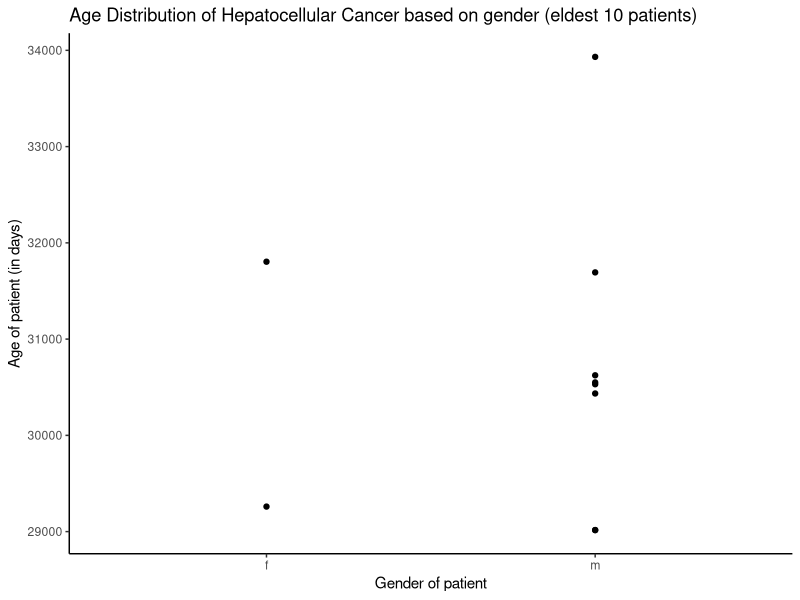
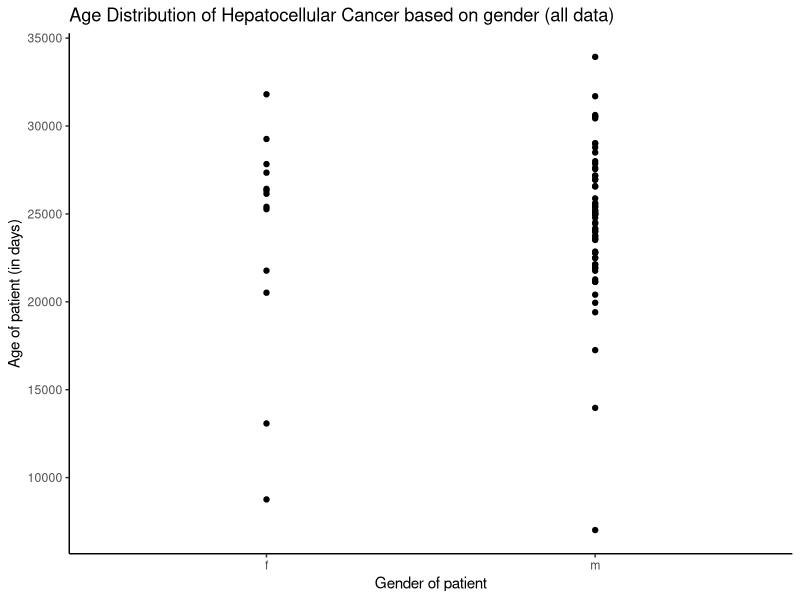

Reproduce these figures in R, in order. (Note: this script raises an error after producing the figures.)
## ---- chunk 1
knitr::opts_chunk$set(echo = TRUE)
## ---- chunk 2

library(tidyverse)
## ---- chunk 3
Raw_markers <- read.csv(file = "data/pcbil_raw.csv", row.names = 39, colClasses
= c(rep("numeric",38), rep("character",2)), na.strings = "?", quote="'" )

Filtered <- read.csv(file = "data/Filtered_edit_df.csv")

#Raw_markers

Filtered
"Filtered datset currently 391 Rows"
## ---- chunk 4
# You are reading in the csv file into a tibble assigned as 'Filtered'.
Filtered2 <- Filtered %>%
  #Using pipe %>% operator to chain commands. Select() command to keep only the columns: pad (to later sort by pathological diagnosis), gender and chemo (becuase I am interesed in the discrepancy between gender and chemo).
  select(pad_only, gender, Age..in.days.) 
Filtered3 <- Filtered2[grep("Hepatocellular", Filtered2$pad_only), ] 

Filtered5 <-Filtered3 %>%
  arrange(-(Age..in.days.)) %>%
  
  mutate(Age_in_days=Age..in.days., Tumor_sample=pad_only) %>%
  select(Tumor_sample, gender, Age_in_days) %>%
  #count(gender)%>%
  #Now you are printing what you have selected and filtered with the chained commands. 
  print()

Filtered4 <-Filtered3 %>%
  arrange(-(Age..in.days.)) %>%
  slice(0:10) %>%
  mutate(Age_in_days=Age..in.days., Tumor_sample=pad_only) %>%
  select(Tumor_sample, gender, Age_in_days) %>%
  #count(gender)%>%
  #Now you are printing what you have selected and filtered with the chained commands. 
  print()


#gender
#f	13			
#m	62

## ---- chunk 5
plot_with_subset <- ggplot(Filtered4, aes(x = gender,
                 y = Age_in_days)) +
  geom_point()+
  theme_classic()+
  labs(x = "Gender of patient", y= "Age of patient (in days)", title="Age Distribution of Hepatocellular Cancer based on gender (eldest 10 patients)")

plot_with_subset

plot_with_all <- ggplot(Filtered5, aes(x = gender,
                 y = Age_in_days)) +
  theme_classic()+
  geom_point()+
  labs(x = "Gender of patient", y= "Age of patient (in days)", title="Age Distribution of Hepatocellular Cancer based on gender (all data)")
plot_with_all
## ---- chunk 6

# You are reading in the csv file into a tibble assigned as 'Filtered'.
Filtered <- Filtered %>%
  #Using pipe %>% operator to chain commands. Select() command to keep only the columns: pad (to later sort by pathological diagnosis), gender and chemo (becuase I am interesed in the discrepancy between gender and chemo).
  select(pad, gender, chemo) %>%
  #Further pipe `Filtered` to filter for all data except instances where it is unknown if patients were treated with chemotherapy or the gender is unknown.
  filter(!is.na(chemo)) %>%
  filter(!is.na(gender)) %>%
  #Now you are printing what you have selected and filtered with the chained commands. 
  print()

"Now filtered down to 372 rows. "

## ---- chunk 7
# You are reading in the tsv file into a tibble assigned as 'data'.Pipe operator to chain commands
Filtered <- Filtered %>%
  #Will rename() to change column name. 
  rename('Chemoterapy treated  (y/yes or n/no)' = "chemo") %>%
  rename('Pathological diagnosis' = "pad") %>%
  rename('Gender (m/male or f/female)' = "gender") %>%
  #Now printing all rows of 'Filtered' dataset
  print()
#write_csv(data, "hw_6_file.tsv") 
## ---- chunk 8
Filtered
## ---- chunk 9
Filtered %>%
  select(`Pathological diagnosis`, `Gender (m/male or f/female)`, `Chemoterapy treated  (y/yes or n/no)`) %>%
 # count(`Pathological diagnosis`, `Gender (m/male or f/female)`)%>%
  count(`Gender (m/male or f/female)`, `Chemoterapy treated  (y/yes or n/no)`)%>%
  arrange(-n) %>%
  print()

#  ggplot(aes(x=`Gender (m/male or f/female)`, y=`Chemoterapy treated  (y/yes or n/no)`)) 
## ---- chunk 10
data <-data %>%
  select(ensembl_gene_id, CD34_shRPL5_RPF_1, CD34_shRPL5_RPF_2, CD34_shRPL5_RNA_1, CD34_shRPL5_RNA_2,
         CD34_shRPS19_RPF_1, CD34_shRPS19_RPF_2, CD34_shRPS19_RNA_1, CD34_shRPS19_RNA_2, CD34_shLuc_RPF_1,
         CD34_shLuc_RPF_2, CD34_shLuc_RNA_1, CD34_shLuc_RNA_2)
  
## ---- chunk 11
data <-data %>%
  filter_if(is.numeric, all_vars(. >= 50)) %>%
  print()

#write_csv(data, "hw_6_file2.tsv") 

## ---- chunk 12

data <-data %>%
  #filter_if(is.numeric, all_vars(. >= 50)) %>%
  mutate_if(is.numeric, funs(./median(.))) %>%
  print()

## ---- chunk 13
library(tidyverse)
library(tibble)
library(tidyr)
library(readr)
library(ggplot2)
lfc <- data %>%
  mutate(mean_rpl5_te = ((CD34_shRPL5_RPF_1 + CD34_shRPL5_RPF_2) /
                            (CD34_shRPL5_RNA_1 + CD34_shRPL5_RNA_2)) )%>%
  mutate(mean_rps19_te = ((CD34_shRPS19_RPF_1 + CD34_shRPS19_RPF_2) /
                            (CD34_shRPS19_RNA_1 + CD34_shRPS19_RNA_2)) )%>%
  mutate(mean_shluc_te = ((CD34_shLuc_RPF_1 + CD34_shLuc_RPF_2) /
                            (CD34_shLuc_RNA_1 + CD34_shLuc_RNA_2))) %>%

  select(ensembl_gene_id, mean_rpl5_te, mean_rps19_te, mean_shluc_te) %>%
  mutate(lfc_te_rpl5 = log2(mean_rpl5_te / mean_shluc_te),
         lfc_te_rps19 = log2(mean_rps19_te / mean_shluc_te)) %>%
  print()
#write_csv(lfc, "hw_6_file_problem7.tsv") 
## ---- chunk 14
mean_lfc <-lfc %>%
  mutate(avg_lfc =((lfc_te_rpl5+lfc_te_rps19)/2) ) %>%
  select(ensembl_gene_id, avg_lfc ) %>%
  print()
  

## ---- chunk 15
mean_lfc <- mean_lfc %>%
  left_join(annotations, by = "ensembl_gene_id") %>% 
  print()
#or full_join()
## ---- chunk 16
mean_lfc %>%
  #group_by(ensembl_gene_id) %>%
  select("name", "symbol", "avg_lfc")%>%
  arrange(avg_lfc) %>%
  slice(0:10)%>%
  print()%>%
  ggplot(aes(x = symbol, y = avg_lfc, label= round(avg_lfc, 2) )) +
  geom_point() +
  geom_text( hjust = 0, nudge_y = 0.1, nudge_x = -0.1,  size=5)+
  theme_classic()+
  scale_y_continuous(limit= c(-3,-1)) +
  
  labs(x = "Gene symbol", y= "Average of the log2 fold-change in TE", size=5)
 #print("name", "symbol", "avg_lfc" )

'Explanation of figure: I chose to use `theme_classic()` becuase I wanted to remove the grey background and just have a white background. I adjusted the y-axis with `scale_y_continuous` in order to  make the position of the data slightly more visually appealing. I used `geom_text` to label each data point with the gene symbol. I modified the label so the text is slightly to the right of the data point. I chose to use `geom_point` because `geom_hist` might have had overlap. With `geom_point`, I could show the discrete data points. '
  
  #filter(min_rank(avg_lfc)<= 10)
